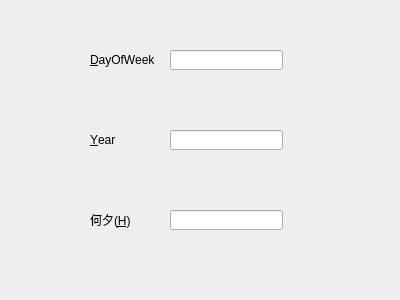
<?xml version="1.0" encoding="UTF-8"?>
<ui version="4.0">
 <class>Widget</class>
 <widget class="QWidget" name="Widget">
  <property name="geometry">
   <rect>
    <x>0</x>
    <y>0</y>
    <width>400</width>
    <height>300</height>
   </rect>
  </property>
  <property name="windowTitle">
   <string>Widget</string>
  </property>
  <widget class="QLabel" name="label">
   <property name="geometry">
    <rect>
     <x>90</x>
     <y>50</y>
     <width>80</width>
     <height>20</height>
    </rect>
   </property>
   <property name="text">
    <string>&amp;DayOfWeek</string>
   </property>
   <property name="buddy">
    <cstring>lineEditDayOfWeek</cstring>
   </property>
  </widget>
  <widget class="QLabel" name="label_3">
   <property name="geometry">
    <rect>
     <x>90</x>
     <y>210</y>
     <width>80</width>
     <height>20</height>
    </rect>
   </property>
   <property name="text">
    <string>何夕(&amp;H)</string>
   </property>
   <property name="buddy">
    <cstring>lineEditHeXi</cstring>
   </property>
  </widget>
  <widget class="QLineEdit" name="lineEditDayOfWeek">
   <property name="geometry">
    <rect>
     <x>170</x>
     <y>50</y>
     <width>113</width>
     <height>20</height>
    </rect>
   </property>
  </widget>
  <widget class="QLineEdit" name="lineEditHeXi">
   <property name="geometry">
    <rect>
     <x>170</x>
     <y>210</y>
     <width>113</width>
     <height>20</height>
    </rect>
   </property>
  </widget>
  <widget class="QLabel" name="label_2">
   <property name="geometry">
    <rect>
     <x>90</x>
     <y>130</y>
     <width>80</width>
     <height>20</height>
    </rect>
   </property>
   <property name="text">
    <string>&amp;Year</string>
   </property>
   <property name="buddy">
    <cstring>lineEditYear</cstring>
   </property>
  </widget>
  <widget class="QLineEdit" name="lineEditYear">
   <property name="geometry">
    <rect>
     <x>170</x>
     <y>130</y>
     <width>113</width>
     <height>20</height>
    </rect>
   </property>
  </widget>
 </widget>
 <layoutdefault spacing="6" margin="11"/>
 <resources/>
 <connections/>
</ui>
